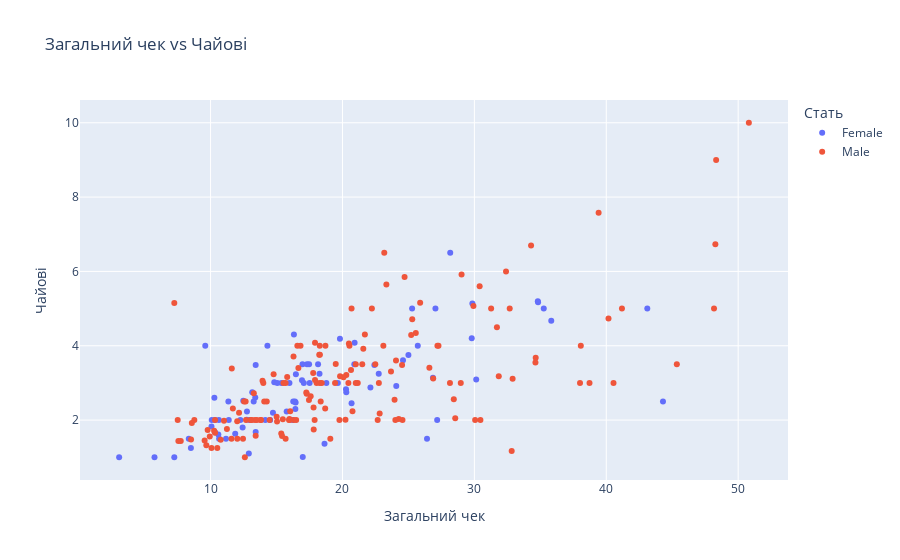

Notebook cell for this chart:
### Code cell
fig = px.scatter(df, x='total_bill', y='tip', color='sex',
                 title='Загальний чек vs Чайові',
                 labels={'sex': 'Стать', 'total_bill': 'Загальний чек', 'tip': 'Чайові'}
                )
fig.show()

### Figure 1 — Plotly figure (JSON) as saved in the notebook; plotly's stock layout.template omitted (floating-point values rounded to 4 significant figures; data arrays with more than 128 entries replaced by an {"elided": "..."} marker saying what was removed)
{"data": [{"hovertemplate": "Стать=Female<br>Загальний чек=%{x}<br>Чайові=%{y}<extra></extra>", "legendgroup": "Female", "marker": {"color": "#636efa", "symbol": "circle"}, "mode": "markers", "name": "Female", "orientation": "v", "showlegend": true, "type": "scatter", "x": [16.99, 24.59, 35.26, 14.83, 10.33, 16.97, 20.29, 15.77, 19.65, 15.06, 20.69, 16.93, 10.29, 34.81, 26.41, 16.45, 3.07, 17.07, 26.86, 25.28, 14.73, 10.07, 34.83, 5.75, 16.32, 22.75, 11.35, 15.38, 44.3, 22.42, 20.92, 14.31, 7.25, 25.71, 17.31, 10.65, 12.43, 24.08, 13.42, 12.48, 29.8, 14.52, 11.38, 20.27, 11.17, 12.26, 18.26, 8.51, 10.33, 14.15, 13.16, 17.47, 27.05, 16.43, 8.35, 18.64, 11.87, 29.85, 25.0, 13.39, 16.21, 17.51, 10.59, 10.63, 9.6, 20.9, 18.15, 19.81, 43.11, 13.0, 12.74, 13.0, 16.4, 16.47, 12.76, 13.27, 28.17, 12.9, 30.14, 13.42, 15.98, 16.27, 10.09, 22.12, 35.83, 27.18, 18.78], "xaxis": "x", "y": [1.01, 3.61, 5.0, 3.02, 1.67, 3.5, 2.75, 2.23, 3.0, 3.0, 2.45, 3.07, 2.6, 5.2, 1.5, 2.47, 1.0, 3.0, 3.14, 5.0, 2.2, 1.83, 5.17, 1.0, 4.3, 3.25, 2.5, 3.0, 2.5, 3.48, 4.08, 4.0, 1.0, 4.0, 3.5, 1.5, 1.8, 2.92, 1.68, 2.52, 4.2, 2.0, 2.0, 2.83, 1.5, 2.0, 3.25, 1.25, 2.0, 2.0, 2.75, 3.5, 5.0, 2.3, 1.5, 1.36, 1.63, 5.14, 3.75, 2.61, 2.0, 3.0, 1.61, 2.0, 4.0, 3.5, 3.5, 4.19, 5.0, 2.0, 2.01, 2.0, 2.5, 3.23, 2.23, 2.5, 6.5, 1.1, 3.09, 3.48, 3.0, 2.5, 2.0, 2.88, 4.67, 2.0, 3.0], "yaxis": "y"}, {"hovertemplate": "Стать=Male<br>Загальний чек=%{x}<br>Чайові=%{y}<extra></extra>", "legendgroup": "Male", "marker": {"color": "#EF553B", "symbol": "circle"}, "mode": "markers", "name": "Male", "orientation": "v", "showlegend": true, "type": "scatter", "x": {"elided": "157 float values"}, "xaxis": "x", "y": {"elided": "157 float values"}, "yaxis": "y"}], "layout": {"legend": {"title": {"text": "Стать"}, "tracegroupgap": 0}, "title": {"text": "Загальний чек vs Чайові"}, "xaxis": {"anchor": "y", "domain": [0, 1], "title": {"text": "Загальний чек"}}, "yaxis": {"anchor": "x", "domain": [0, 1], "title": {"text": "Чайові"}}}}
